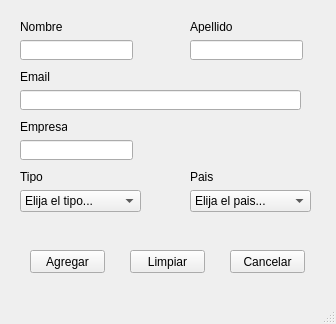
<?xml version="1.0" encoding="UTF-8"?>
<ui version="4.0">
 <class>AgregarProveedor</class>
 <widget class="QMainWindow" name="AgregarProveedor">
  <property name="enabled">
   <bool>true</bool>
  </property>
  <property name="geometry">
   <rect>
    <x>0</x>
    <y>0</y>
    <width>336</width>
    <height>324</height>
   </rect>
  </property>
  <property name="sizePolicy">
   <sizepolicy hsizetype="Preferred" vsizetype="Preferred">
    <horstretch>0</horstretch>
    <verstretch>0</verstretch>
   </sizepolicy>
  </property>
  <property name="minimumSize">
   <size>
    <width>336</width>
    <height>324</height>
   </size>
  </property>
  <property name="maximumSize">
   <size>
    <width>336</width>
    <height>324</height>
   </size>
  </property>
  <property name="windowTitle">
   <string>Agregar Proveedor</string>
  </property>
  <property name="tabShape">
   <enum>QTabWidget::Rounded</enum>
  </property>
  <widget class="QWidget" name="centralwidget">
   <widget class="QLabel" name="labelNombre">
    <property name="geometry">
     <rect>
      <x>20</x>
      <y>20</y>
      <width>47</width>
      <height>13</height>
     </rect>
    </property>
    <property name="text">
     <string>Nombre</string>
    </property>
   </widget>
   <widget class="QLabel" name="labelApellido">
    <property name="geometry">
     <rect>
      <x>190</x>
      <y>20</y>
      <width>47</width>
      <height>13</height>
     </rect>
    </property>
    <property name="text">
     <string>Apellido</string>
    </property>
   </widget>
   <widget class="QLabel" name="labelEmail">
    <property name="geometry">
     <rect>
      <x>20</x>
      <y>70</y>
      <width>47</width>
      <height>13</height>
     </rect>
    </property>
    <property name="text">
     <string>Email</string>
    </property>
   </widget>
   <widget class="QLabel" name="labelEmpresa">
    <property name="geometry">
     <rect>
      <x>20</x>
      <y>120</y>
      <width>47</width>
      <height>13</height>
     </rect>
    </property>
    <property name="text">
     <string>Empresa</string>
    </property>
   </widget>
   <widget class="QComboBox" name="comboBoxTipo">
    <property name="geometry">
     <rect>
      <x>20</x>
      <y>190</y>
      <width>121</width>
      <height>22</height>
     </rect>
    </property>
    <item>
     <property name="text">
      <string>Elija el tipo...</string>
     </property>
    </item>
    <item>
     <property name="text">
      <string>Motores</string>
     </property>
    </item>
    <item>
     <property name="text">
      <string>Sellos</string>
     </property>
    </item>
    <item>
     <property name="text">
      <string>Acoples</string>
     </property>
    </item>
   </widget>
   <widget class="QLabel" name="labelTipo">
    <property name="geometry">
     <rect>
      <x>20</x>
      <y>170</y>
      <width>47</width>
      <height>13</height>
     </rect>
    </property>
    <property name="text">
     <string>Tipo</string>
    </property>
   </widget>
   <widget class="QLabel" name="labelPais">
    <property name="geometry">
     <rect>
      <x>190</x>
      <y>170</y>
      <width>47</width>
      <height>13</height>
     </rect>
    </property>
    <property name="text">
     <string>Pais</string>
    </property>
   </widget>
   <widget class="QComboBox" name="comboBoxPais">
    <property name="geometry">
     <rect>
      <x>190</x>
      <y>190</y>
      <width>121</width>
      <height>22</height>
     </rect>
    </property>
    <item>
     <property name="text">
      <string>Elija el pais...</string>
     </property>
    </item>
    <item>
     <property name="text">
      <string>Argentina</string>
     </property>
    </item>
   </widget>
   <widget class="QPushButton" name="pushButtonAgregar">
    <property name="geometry">
     <rect>
      <x>30</x>
      <y>250</y>
      <width>75</width>
      <height>23</height>
     </rect>
    </property>
    <property name="text">
     <string>Agregar</string>
    </property>
   </widget>
   <widget class="QPushButton" name="pushButtonLimpiar">
    <property name="geometry">
     <rect>
      <x>130</x>
      <y>250</y>
      <width>75</width>
      <height>23</height>
     </rect>
    </property>
    <property name="text">
     <string>Limpiar</string>
    </property>
   </widget>
   <widget class="QPushButton" name="pushButtonCancelar">
    <property name="geometry">
     <rect>
      <x>230</x>
      <y>250</y>
      <width>75</width>
      <height>23</height>
     </rect>
    </property>
    <property name="text">
     <string>Cancelar</string>
    </property>
   </widget>
   <widget class="QLineEdit" name="lineEditNombre">
    <property name="geometry">
     <rect>
      <x>20</x>
      <y>40</y>
      <width>113</width>
      <height>20</height>
     </rect>
    </property>
   </widget>
   <widget class="QLineEdit" name="lineEditApellido">
    <property name="geometry">
     <rect>
      <x>190</x>
      <y>40</y>
      <width>113</width>
      <height>20</height>
     </rect>
    </property>
   </widget>
   <widget class="QLineEdit" name="lineEditEmail">
    <property name="geometry">
     <rect>
      <x>20</x>
      <y>90</y>
      <width>281</width>
      <height>20</height>
     </rect>
    </property>
   </widget>
   <widget class="QLineEdit" name="lineEditEmpresa">
    <property name="geometry">
     <rect>
      <x>20</x>
      <y>140</y>
      <width>113</width>
      <height>20</height>
     </rect>
    </property>
   </widget>
  </widget>
  <widget class="QMenuBar" name="menubar">
   <property name="geometry">
    <rect>
     <x>0</x>
     <y>0</y>
     <width>336</width>
     <height>21</height>
    </rect>
   </property>
  </widget>
  <widget class="QStatusBar" name="statusbar"/>
 </widget>
 <resources/>
 <connections/>
</ui>
